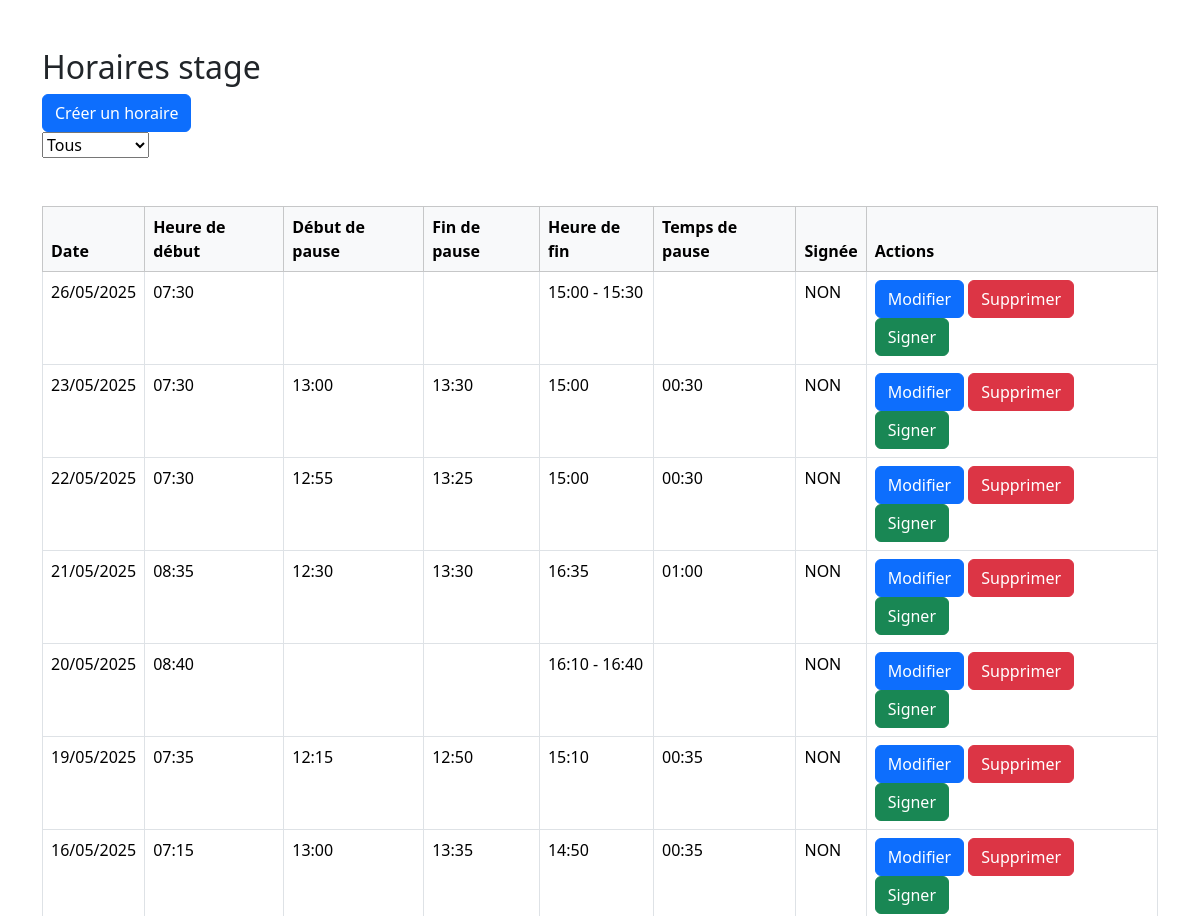
Before: / (upper part) with the older database file.
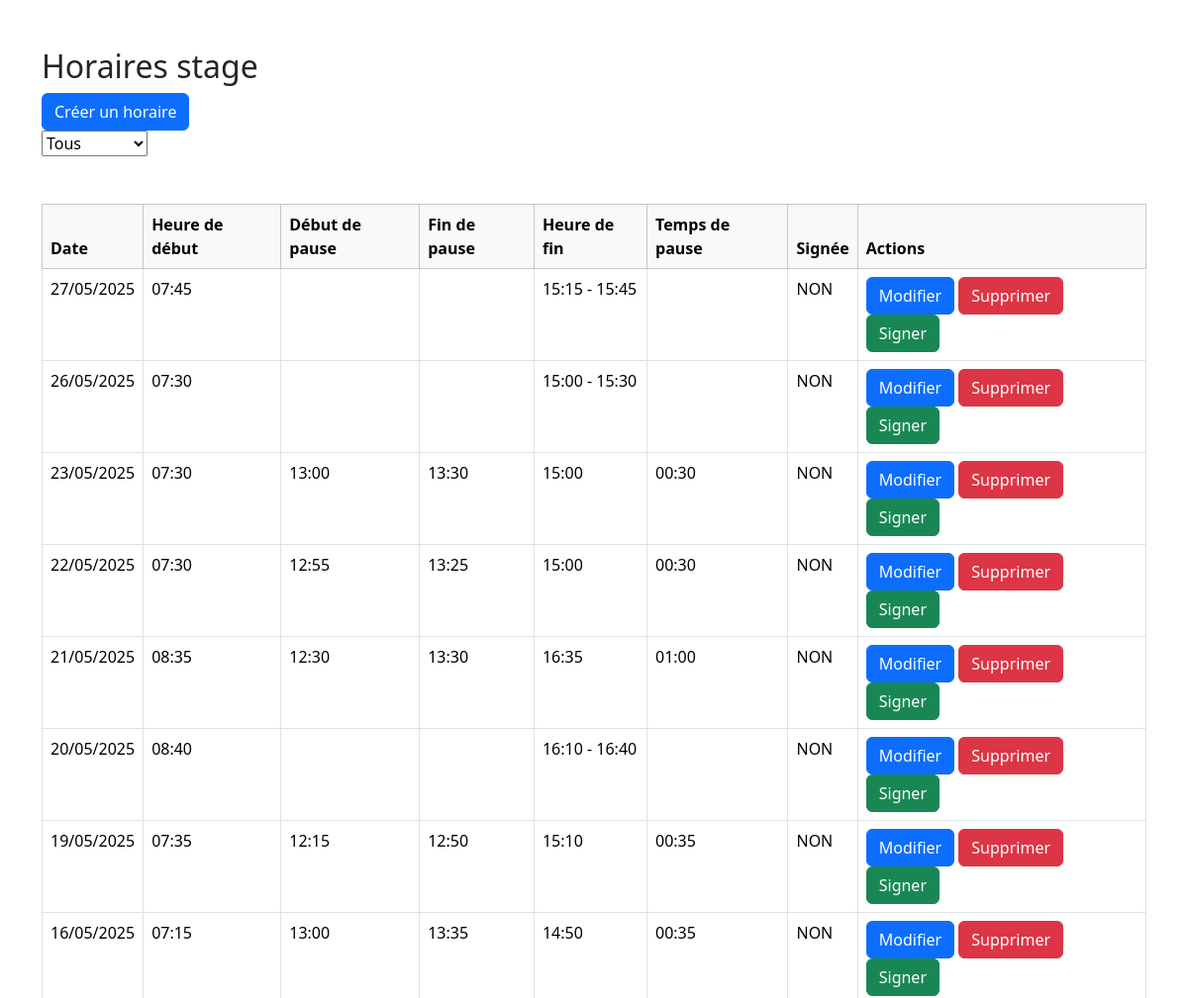
After: the same page with the newer database file.
### tables this page shows
CREATE TABLE `horaire` (
  `idHoraire` int(11) NOT NULL AUTO_INCREMENT,
  `dateHoraire` date NOT NULL,
  `heureDebut` time NOT NULL,
  `heureDebutPause` time NOT NULL,
  `heureFinPause` time NOT NULL,
  `tempsPause` time NOT NULL,
  `heureFin` time NOT NULL,
  `signature` tinyint(1) NOT NULL,
  PRIMARY KEY (`idHoraire`),
  UNIQUE KEY `dateHoraire` (`dateHoraire`)
);

### index.php (the view, shortened to what this page needs)
<?php
include 'config.php';
?>
<!DOCTYPE html>
<html>
<head>
    <link href="https://cdn.jsdelivr.net/npm/bootstrap@5.3.5/dist/css/bootstrap.min.css" rel="stylesheet">
</head>
<body>
<div class="container my-5">
    <h2> Horaires stage </h2>
    <a class="btn btn-primary" href="createHoraire.php">Créer un horaire</a>
    <form class="d-flex" action="index.php" method="post" onchange="this.submit()">
        <select name="tri" id="tri">
            <option value="all" <?php if($_SESSION["selectInForm"] == 3) echo'selected';?> >Tous</option>
        </select>
    </form>
    <br>
    <br>
    <table class="table table-bordered table-hover">
        <thead class="table-light">
            <tr>
                <th>Date</th>
                <th>Heure de début</th>
                <th>Début de pause</th>
                <th>Fin de pause</th>
                <th>Heure de fin</th>
                <th>Temps de pause</th>
                <th>Signée </th>
                <th>Actions</th>
            </tr>
        </thead>
        <tbody>
            <?php
                $sql = "CREATE DATABASE IF NOT EXISTS horairesstage";
                if($conn->query($sql) === TRUE){
                    $conn->select_db('horairesstage');
                }
                $sql = "SELECT * FROM horaire ORDER BY dateHoraire DESC";
                $result = $conn->query($sql);
                while($row = $result->fetch_assoc()){
                    $heureDebut = new DateTime($row['heureDebut']);
                    $heureDebutPause = new DateTime($row['heureDebutPause']);
                    $heureFinPause = new DateTime($row['heureFinPause']);
                    $tempsPause = new DateTime($row['tempsPause']);
                    $heureFin = new DateTime($row['heureFin']);
                    $dateHoraire = new DateTime($row['dateHoraire']);
                    if($heureDebutPause->format('H:i') == '00:00'){
                        $heureDebutPause = "";
                    }
                    if($heureFinPause->format('H:i') == '00:00'){
                        $heureFinPause = "";
                    }
                    if($tempsPause->format('H:i') == '00:00'){
                        $tempsPause = "";
                    }
                    if($heureFin->format('H:i') == '00:00'){
                        $heureFin = "";
                    }
                    echo "
                        <tr>
                            <td>".$dateHoraire->format('d/m/Y')."</td>
                    <td>".$heureDebut->format('H:i')."</td>";
                    if(!empty($heureDebutPause)){
                        echo "<td>".$heureDebutPause->format('H:i')."</td>";
                    }
                    else{
                        echo "<td></td>";
                    }
                    if(!empty($heureFinPause)){
                        echo "<td>".$heureFinPause->format('H:i')."</td>";
                    }
                    else{
                        echo "<td></td>";
                    }
                    if(!empty($heureFin)){
                        echo "<td>".$heureFin->format('H:i')."</td>";
                    }
                    else{
                        $heureFinTempDebut = clone $heureDebut;
                        $heureFinTempDebut->add(new DateInterval('PT7H30M'));
                        $heureFinTempFin = clone $heureDebut;
                        $heureFinTempFin->add(new DateInterval('PT8H'));
                        echo "<td>".$heureFinTempDebut->format('H:i')." - ".$heureFinTempFin->format('H:i')."</td>";
                    }
                    if(!empty($tempsPause)){
                        echo "<td>".$tempsPause->format('H:i')."</td>";
                    }
                    else{
                        echo "<td></td>";
                    }
                    if($row['signature'] == 1){
                        echo "<td>OUI</td>";
                        echo " <td></td>";
                    }
                    else{
                        echo "<td>NON</td>";
                        echo "
                    <td>
                        <form action='editHoraire.php' method='get' class='d-inline'>
                        <input type='hidden' name='idHoraire' value='".$row['idHoraire']."'>
                        <input type='submit' class='btn btn-primary' value='Modifier'>
                        </form>
                        <form action='deleteHoraire.php' method='post' class='d-inline delete-form'>
                        <input type='hidden' name='idHoraire' value='".$row['idHoraire']."'>
                        <input type='submit' class='btn btn-danger' value='Supprimer'>
                        </form>
                        <form action='signHoraire.php' method='post' class='d-inline sign-form'>
                        <input type='hidden' name='idHoraire' value='".$row['idHoraire']."'>
                        <input type='submit' class='btn btn-success' value='Signer'>
                        </form>
                    </td>";
                    }
                    echo "</tr>";
                }
            ?>
        </tbody>
    </table>
</div>

Changed rows visible on the page:
added horaire: dateHoraire "27/05/2025", heureDebut "07:45", heureDebut "15:15", heureDebut "15:45"
